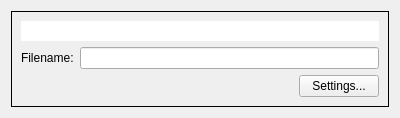
<?xml version="1.0" encoding="utf-8"?>
<!--
######################################################################################################################
# Copyright (C) 2017 - 2019 Spine project consortium
# This file is part of Spine Toolbox.
# Spine Toolbox is free software: you can redistribute it and/or modify it under the terms of the GNU Lesser General
# Public License as published by the Free Software Foundation, either version 3 of the License, or (at your option)
# any later version. This program is distributed in the hope that it will be useful, but WITHOUT ANY WARRANTY;
# without even the implied warranty of MERCHANTABILITY or FITNESS FOR A PARTICULAR PURPOSE. See the GNU Lesser General
# Public License for more details. You should have received a copy of the GNU Lesser General Public License along with
# this program. If not, see <http://www.gnu.org/licenses/>.
######################################################################################################################
-->
<ui version="4.0">
 <class>Form</class>
 <widget class="QWidget" name="Form">
  <property name="geometry">
   <rect>
    <x>0</x>
    <y>0</y>
    <width>400</width>
    <height>117</height>
   </rect>
  </property>
  <property name="windowTitle">
   <string>Form</string>
  </property>
  <layout class="QVBoxLayout" name="verticalLayout_2">
   <item>
    <widget class="QFrame" name="frame">
     <property name="frameShape">
      <enum>QFrame::Box</enum>
     </property>
     <property name="frameShadow">
      <enum>QFrame::Plain</enum>
     </property>
     <layout class="QVBoxLayout" name="verticalLayout">
      <item>
       <widget class="QLineEdit" name="url_field">
        <property name="frame">
         <bool>false</bool>
        </property>
        <property name="readOnly">
         <bool>true</bool>
        </property>
       </widget>
      </item>
      <item>
       <layout class="QFormLayout" name="formLayout">
        <item row="0" column="0">
         <widget class="QLabel" name="file_name_label">
          <property name="text">
           <string>Filename:</string>
          </property>
         </widget>
        </item>
        <item row="0" column="1">
         <widget class="QLineEdit" name="out_file_name_edit"/>
        </item>
       </layout>
      </item>
      <item>
       <layout class="QHBoxLayout" name="horizontalLayout">
        <item>
         <spacer name="horizontalSpacer">
          <property name="orientation">
           <enum>Qt::Horizontal</enum>
          </property>
          <property name="sizeHint" stdset="0">
           <size>
            <width>40</width>
            <height>20</height>
           </size>
          </property>
         </spacer>
        </item>
        <item>
         <widget class="QPushButton" name="settings_button">
          <property name="text">
           <string>Settings...</string>
          </property>
         </widget>
        </item>
       </layout>
      </item>
     </layout>
    </widget>
   </item>
  </layout>
 </widget>
 <resources/>
 <connections/>
</ui>
